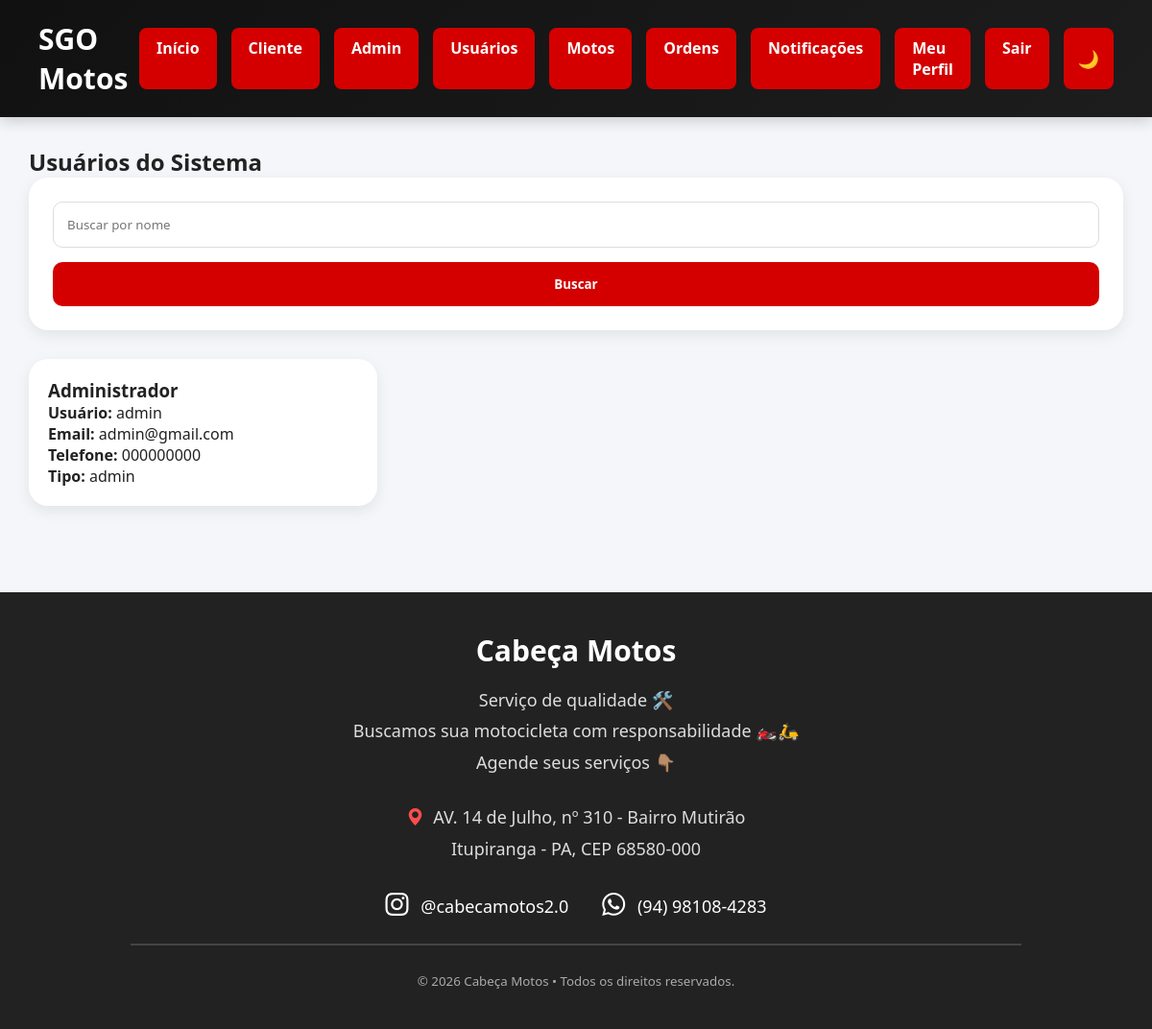
/usuarios (signed in), run on the app's committed database.
### tables this page shows
CREATE TABLE usuarios(

    id INTEGER PRIMARY KEY AUTOINCREMENT,
    usuario TEXT,
    senha TEXT,
    tipo TEXT,
    nome TEXT,
    telefone TEXT,
    email TEXT

);

### routes/usuario_routes.py (the view)
@usuario.route("/usuarios")
def usuarios():
    if "usuario" not in session:
        return redirect(url_for("auth.login"))
    if session["tipo"] != "admin":
        return "Acesso negado"
    busca = request.args.get("busca")
    usuarios = listar_usuarios(busca)
    return render_template(
        "usuarios.html",
        usuarios=usuarios
    )

### app.py (called while the page is built)
@app.context_processor
def notificacoes_menu():
    if "usuario" in session:
        return {
            "total_notificacoes": contar_nao_lidas(
                session["usuario"]
            )
        }
    return {
        "total_notificacoes": 0
    }

### database.py (called while the page is built)
def conectar():
    conn = sqlite3.connect("banco.db")
    conn.row_factory = sqlite3.Row
    return conn

### repositories/notificacao_repository.py (called while the page is built)
def contar_nao_lidas(usuario):
    conn = conectar()
    total = conn.execute(
        """
        SELECT COUNT(*) AS total
        FROM notificacoes
        WHERE usuario = ?
        AND lida = 0
        """,
        (usuario,)
    ).fetchone()
    conn.close()
    return total["total"]

### repositories/usuario_repository.py (called while the page is built)
def listar_usuarios(busca=None):
    conn = conectar()
    if busca:
        usuarios = conn.execute(
            """

            SELECT

                id,
                nome,
                usuario,
                email,
                telefone,
                tipo

            FROM usuarios

            WHERE nome LIKE ?

            ORDER BY id DESC

            """,
            (f"%{busca}%",)
        ).fetchall()
    else:
        usuarios = conn.execute(
            """

            SELECT

                id,
                nome,
                usuario,
                email,
                telefone,
                tipo

            FROM usuarios

            ORDER BY id DESC

            """
        ).fetchall()
    conn.close()
    return usuarios

### templates/usuarios.html (shortened to what this page needs)
{% extends 'base.html' %}
{% block conteudo %}
<h2>Usuários do Sistema</h2>
<div class="form-box">
    <form method="GET" action="/usuarios">
        <input
        type="text"
        name="busca"
        placeholder="Buscar por nome">
        <button type="submit">
            Buscar
        </button>
    </form>
</div>
<div class="grid">
{% for usuario in usuarios %}
<div class="card">
    <h3>{{ usuario.nome }}</h3>
    <p>
        <strong>Usuário:</strong>
        {{ usuario.usuario }}
    </p>
    <p>
        <strong>Email:</strong>
        {{ usuario.email }}
    </p>
    <p>
        <strong>Telefone:</strong>
        {{ usuario.telefone }}
    </p>
    <p>
        <strong>Tipo:</strong>
        {{ usuario.tipo }}
    </p>
</div>
{% endfor %}
</div>
{% endblock %}

### static/css/style.css (style rules this page uses)
* { margin:0; padding:0; box-sizing:border-box; font-family:'Segoe UI',sans-serif; }
body { background:#f5f6fa; color:#222; }
.form-box { background:white; padding:25px; border-radius:20px; margin-bottom:30px; box-shadow:0 5px 15px rgba(0,0,0,.08); }
form { display:flex; flex-direction:column; gap:15px; }
input { padding:14px; border:1px solid #ddd; border-radius:10px; transition:.3s; }
button { padding:14px; border:none; background:#d40000; color:white; border-radius:10px; cursor:pointer; font-weight:bold; transition:.3s; }
.grid { display:grid; grid-template-columns:repeat(auto-fill,minmax(300px,1fr)); gap:25px; }
.card { background:white; border-radius:20px; padding:20px; box-shadow:0 5px 15px rgba(0,0,0,.08); }
button { cursor:pointer; }
input, select, textarea { max-width:100%; }
html { scroll-behavior:smooth; }

### data on the page
usuarios: nome "Administrador", usuario "admin", email "admin@gmail.com", telefone "000000000", tipo "admin"
